Frame 1 (no input): blank canvas, image omitted
Frame 60 (no input): blank canvas, image omitted
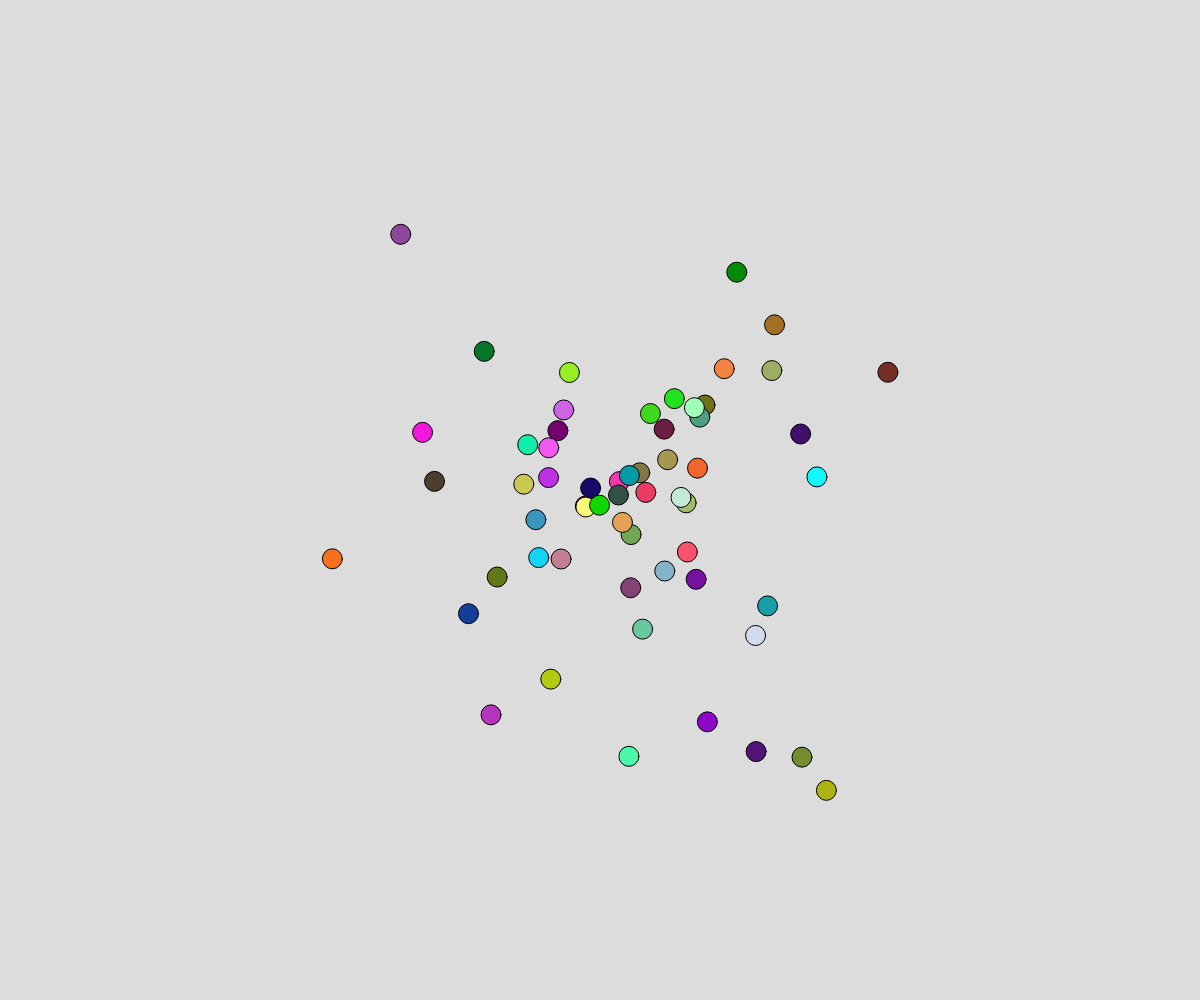
Frame 120 (the mouse pressed at the canvas centre since frame 60)

The p5.js sketch whose frames 1 and 60 were blank and that drew this single picture after the mouse press (run headless with seeded random() and noise() and a simulated clock; from frame 60 on, the mouse is pressed at the canvas centre):

// p5.js sketch
// ── sketch.js
// Simple Objects and Arrays
// Dara Bejide
// Oct 7, 2026
//
// Extra for Experts:
// - describe what you did to take this project "above and beyond"

let ball;
let ballArray = [];

async function setup() {
  createCanvas(windowWidth, windowHeight);
  // ball = { //object notation. Inside the brackets set up several property: value pairs
  //   x: 300, 
  //   y: 400, 
  //   size: 20,
  //   c: color(random(255), random(255), random(255)),
  //   xSpeed: 5, 
  //   ySpeed: 4};
}

function generateBall(x,y){
  //create and RETUR a ball object
  //initial position x,y
  let b = {
    x: x,
    y: y,
    size: 20,
    c: color(random(255), random(255), random(255)),
    xSpeed: random(-6, 6),
    ySpeed: random(-6,6),
  };
  return b;
}

function initObjects(n){
  //create n ball objects in our array
  for(let i = 0; i < n; i++){
    ballArray.push(generateBall(mouseX, mouseY));
  }
}

function keyPressed(){
  initObjects(10);
}


function moveBall(b){
  //b -> Ball type object
  // update position and draw the ball

  //update
  b.x = b.x + b.xSpeed;
  b.y += b.ySpeed;

  //walls
  if(b.x < 0 || b.x > width){
    b.xSpeed *= -1;
  }
  if(b.y < 0 || b.y > height){
    b.ySpeed *= -1;
  }

  //draw
  fill(b.c);
  circle(b.x, b.y, b.size);
}

function draw() {
  background(220);
  //traverse (loop through) an array.
  for(let i = 0; i < ballArray.length; i++){
    let b = ballArray[i];
    moveBall(b);
  }
  
  //add via mouse
  if(mouseIsPressed){
    ballArray.push(generateBall(mouseX, mouseY));
  }
}
